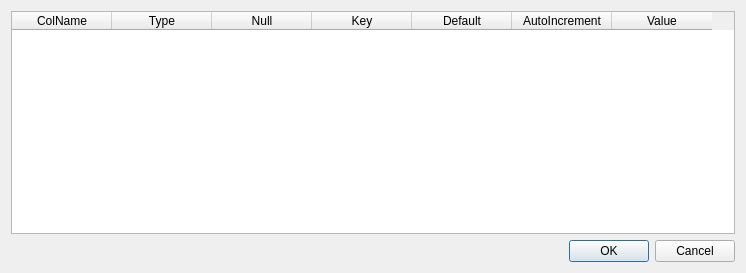
<?xml version="1.0" encoding="UTF-8"?>
<ui version="4.0">
 <class>Dialog</class>
 <widget class="QDialog" name="Dialog">
  <property name="geometry">
   <rect>
    <x>0</x>
    <y>0</y>
    <width>746</width>
    <height>273</height>
   </rect>
  </property>
  <property name="windowTitle">
   <string>Dialog</string>
  </property>
  <layout class="QGridLayout" name="gridLayout">
   <item row="0" column="0">
    <widget class="QTableWidget" name="tableWidget">
     <column>
      <property name="text">
       <string>ColName</string>
      </property>
     </column>
     <column>
      <property name="text">
       <string>Type</string>
      </property>
     </column>
     <column>
      <property name="text">
       <string>Null</string>
      </property>
     </column>
     <column>
      <property name="text">
       <string>Key</string>
      </property>
     </column>
     <column>
      <property name="text">
       <string>Default</string>
      </property>
     </column>
     <column>
      <property name="text">
       <string>AutoIncrement</string>
      </property>
     </column>
     <column>
      <property name="text">
       <string>Value</string>
      </property>
     </column>
    </widget>
   </item>
   <item row="1" column="0">
    <widget class="QDialogButtonBox" name="buttonBox">
     <property name="orientation">
      <enum>Qt::Horizontal</enum>
     </property>
     <property name="standardButtons">
      <set>QDialogButtonBox::Cancel|QDialogButtonBox::Ok</set>
     </property>
    </widget>
   </item>
  </layout>
 </widget>
 <resources/>
 <connections>
  <connection>
   <sender>buttonBox</sender>
   <signal>accepted()</signal>
   <receiver>Dialog</receiver>
   <slot>accept()</slot>
   <hints>
    <hint type="sourcelabel">
     <x>248</x>
     <y>254</y>
    </hint>
    <hint type="destinationlabel">
     <x>157</x>
     <y>274</y>
    </hint>
   </hints>
  </connection>
  <connection>
   <sender>buttonBox</sender>
   <signal>rejected()</signal>
   <receiver>Dialog</receiver>
   <slot>reject()</slot>
   <hints>
    <hint type="sourcelabel">
     <x>316</x>
     <y>260</y>
    </hint>
    <hint type="destinationlabel">
     <x>286</x>
     <y>274</y>
    </hint>
   </hints>
  </connection>
 </connections>
</ui>
